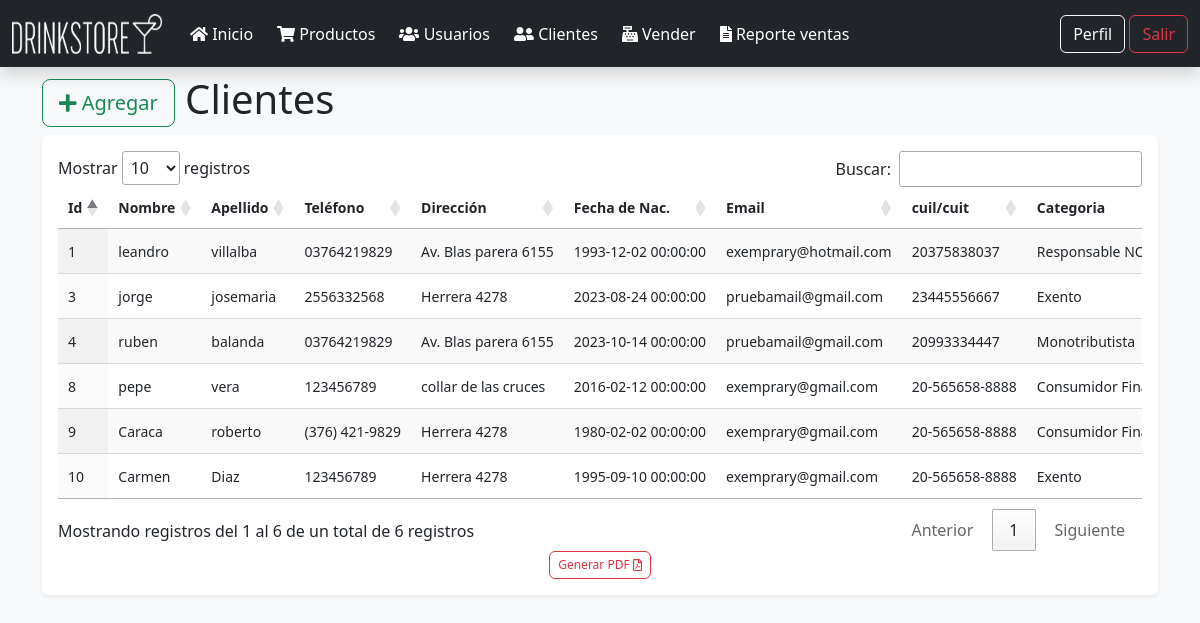
Screenshot of /ventas/clientes.php (signed in) with the database file from the repository.
### tables this page shows
CREATE TABLE `cliente` (
  `id` int NOT NULL,
  `nombre` varchar(45) NOT NULL,
  `apellido` varchar(45) NOT NULL,
  `direccion` varchar(45) NOT NULL,
  `fechaNacimiento` datetime NOT NULL,
  `email` varchar(45) DEFAULT NULL,
  `telefono` varchar(45) NOT NULL,
  `cuil_cuit` varchar(45) NOT NULL,
  `dni` varchar(45) NOT NULL,
  `categoria_cliente_id` int NOT NULL,
  `pass` varchar(45) NOT NULL
);

CREATE TABLE `categoria_cliente` (
  `id` int NOT NULL,
  `nombre` varchar(45) NOT NULL
);

### ventas/funciones.php (called while the page is built, shortened)
<?php
function select($sentencia, $parametros = [])
{
    $bd = conectarBaseDatos();
    $respuesta = $bd->prepare($sentencia);
    $respuesta->execute($parametros);
    return $respuesta->fetchAll();
}
function obtenerClientes()
{
    $sentencia = "SELECT c.id, c.nombre, c.apellido, c.telefono, c.direccion, c.fechaNacimiento, c.email, c.cuil_cuit, cc.nombre AS categoria
                FROM cliente AS c
                LEFT JOIN categoria_cliente AS cc ON c.categoria_cliente_id = cc.id";
    return select($sentencia);
}
function conectarBaseDatos()
{
    $host = "localhost";
    $db   = "drinkstore_db";
    $user = "root";
    $pass = "";
    $charset = 'utf8mb4';
    $options = [
        \PDO::ATTR_ERRMODE            => \PDO::ERRMODE_EXCEPTION,
        \PDO::ATTR_DEFAULT_FETCH_MODE => \PDO::FETCH_OBJ,
        \PDO::ATTR_EMULATE_PREPARES   => false,
    ];
    $dsn = "mysql:host=$host;dbname=$db;charset=$charset";
    try {
        $pdo = new \PDO($dsn, $user, $pass, $options);
        return $pdo;
    } catch (\PDOException $e) {
        throw new \PDOException($e->getMessage(), (int)$e->getCode());
    }
}

### ventas/clientes.php (the view, shortened to what this page needs)
<?php
include_once "encabezado.php";
include_once "navbar.php";
include_once "funciones.php";
$clientes = obtenerClientes();
?>
<div class="container">
    <h1>
        <a class="btn btn-outline-success btn-lg" href="agregar_cliente.php">
            <i class="fa fa-plus"></i>
            Agregar
        </a>
        Clientes
    </h1>
    <div class="card shadow-sm mb-5 border-0">
        <div class="card-body">
            <div class="table-responsive">
                <table class="table-striped display" id="clientesLista" style="max-width: 100%; font-size: 14px;">
                    <thead>
                        <tr>
                            <th>Id</th>
                            <th>Nombre</th>
                            <th>Apellido</th>
                            <th>Teléfono</th>
                            <th>Dirección</th>
                            <th>Fecha de Nac.</th>
                            <th>Email</th>
                            <th>cuil/cuit</th>
                            <th>Categoria</th>
                        </tr>
                    </thead>
                    <tbody>
                        <?php
                        foreach ($clientes as $cliente) {
                        ?>
                            <tr>
                                <td><?php echo $cliente->id; ?></td>
                                <td><?php echo $cliente->nombre; ?></td>
                                <td><?php echo $cliente->apellido; ?></td>
                                <td><?php echo $cliente->telefono; ?></td>
                                <td><?php echo $cliente->direccion; ?></td>
                                <td><?php echo $cliente->fechaNacimiento; ?></td>
                                <td><?php echo $cliente->email; ?></td>
                                <td><?php echo $cliente->cuil_cuit; ?></td>
                                <td><?php echo $cliente->categoria; ?></td>
                            </tr>
                        <?php } ?>
                    </tbody>
                </table>
            </div>
            <div class="text-center">
                <button id="generarPDF-clientesLista" class="btn btn-outline-danger" style="--bs-btn-padding-y: .25rem; --bs-btn-padding-x: .5rem; --bs-btn-font-size: .75rem;">Generar PDF <i class="far fa-file-pdf"></i></button>
            </div>
        </div>
    </div>
</div>
<?php
include_once "footer.php"
?>

### ventas/encabezado.php (shortened to what this page needs)
<!DOCTYPE html>
<html lang="en">
<head>
    <link href="https://cdn.jsdelivr.net/npm/bootstrap@5.3.2/dist/css/bootstrap.min.css" rel="stylesheet">
    <link rel="stylesheet" href="https://cdn.datatables.net/1.13.6/css/dataTables.bootstrap5.min.css">
    <link rel="stylesheet" href="https://code.jquery.com/jquery-3.7.0.js">
    <link rel="stylesheet" href="https://cdn.datatables.net/1.13.6/js/jquery.dataTables.min.js">
    <link rel="stylesheet" href="https://cdn.datatables.net/1.13.6/js/dataTables.bootstrap5.min.js">
    <link rel="stylesheet" href="https://cdn.datatables.net/1.13.6/css/jquery.dataTables.min.css">
    <link rel="stylesheet" href="../public/css/styles.ventas.css">
    <link href="https://cdn.datatables.net/buttons/2.4.2/css/buttons.bootstrap5.min.css" rel="stylesheet">
</head>
<body class="bg-light">

### ventas/navbar.php (shortened to what this page needs)
<nav class="navbar navbar-expand-lg navbar-dark bg-dark mb-2 shadow">
  <div class="container-fluid">
    <a class="navbar-brand" href="#">
      <img src="../public/images/logos/logo-white.png" alt="" width="150" height="40" class="d-inline-block align-text-top">
    </a>
    <div class="collapse navbar-collapse" id="navbarSupportedContent">
      <ul class="navbar-nav me-auto mb-2 mb-lg-0">
        <li class="nav-item mx-1">
          <a class="nav-link active "  href="index.php">
            <i class="fa fa-home"></i>
            Inicio
            </a>
        </li>
        <li class="nav-item mx-1">
            <a class="nav-link active" href="productos.php">
                <i class="fa fa-shopping-cart"></i>
                Productos
            </a>
        </li>
        <li class="nav-item mx-1">
            <a class="nav-link active" href="usuarios.php">
            <i class="fa fa-users"></i>
            Usuarios
            </a>
        </li>
        <li class="nav-item mx-1">
            <a class="nav-link active" href="clientes.php">
            <i class="fa fa-user-friends"></i>
            Clientes
            </a>
        </li>
        <li class="nav-item mx-1">
            <a class="nav-link active" href="vender.php">
            <i class="fa fa-cash-register"></i>
            Vender
            </a>
        </li>
        <li class="nav-item mx-1">
            <a class="nav-link active" href="reporte_ventas.php">
            <i class="fa fa-file-alt"></i>
            Reporte ventas
            </a>
        </li>
        </ul>
        <ul class="navbar-nav ">
            <li class="nav-item">
                <a href="perfil.php" class="btn btn-outline-light" >Perfil</a>
            </li>
            <li class="nav-item">
                <a href="cerrar_sesion.php" class="btn btn-outline-danger">Salir</a>
            </li>
        </ul>
    </div>
  </div>
</nav>

### ventas/footer.php (shortened to what this page needs)
</body>
</html>

### public/css/styles.ventas.css (style rules this page uses)
td { white-space: nowrap; }

### rows the page displays
cliente: id "1", nombre "leandro", apellido "villalba", telefono "03764219829", direccion "Av. Blas parera 6155", fechaNacimiento "1993-12-02 00:00:00", email "exemprary@hotmail.com", cuil_cuit "20375838037", categoria_cliente.nombre "Responsable…"
cliente: id "3", nombre "jorge", apellido "josemaria", telefono "2556332568", direccion "Herrera 4278", fechaNacimiento "2023-08-24 00:00:00", email "pruebamail@gmail.com", cuil_cuit "23445556667", categoria_cliente.nombre "Exento"
cliente: id "4", nombre "ruben", apellido "balanda", telefono "03764219829", direccion "Av. Blas parera 6155", fechaNacimiento "2023-10-14 00:00:00", email "pruebamail@gmail.com", cuil_cuit "20993334447", categoria_cliente.nombre "Monotributista"
cliente: id "8", nombre "pepe", apellido "vera", telefono "123456789", direccion "collar de las cruces", fechaNacimiento "2016-02-12 00:00:00", email "exemprary@gmail.com", cuil_cuit "20-565658-8888", categoria_cliente.nombre "Consumidor…"
cliente: id "9", nombre "Caraca", apellido "roberto", telefono "(376) 421-9829", direccion "Herrera 4278", fechaNacimiento "1980-02-02 00:00:00", email "exemprary@gmail.com", cuil_cuit "20-565658-8888", categoria_cliente.nombre "Consumidor…"
cliente: id "10", nombre "Carmen", apellido "Diaz", telefono "123456789", direccion "Herrera 4278", fechaNacimiento "1995-09-10 00:00:00", email "exemprary@gmail.com", cuil_cuit "20-565658-8888", categoria_cliente.nombre "Exento"
